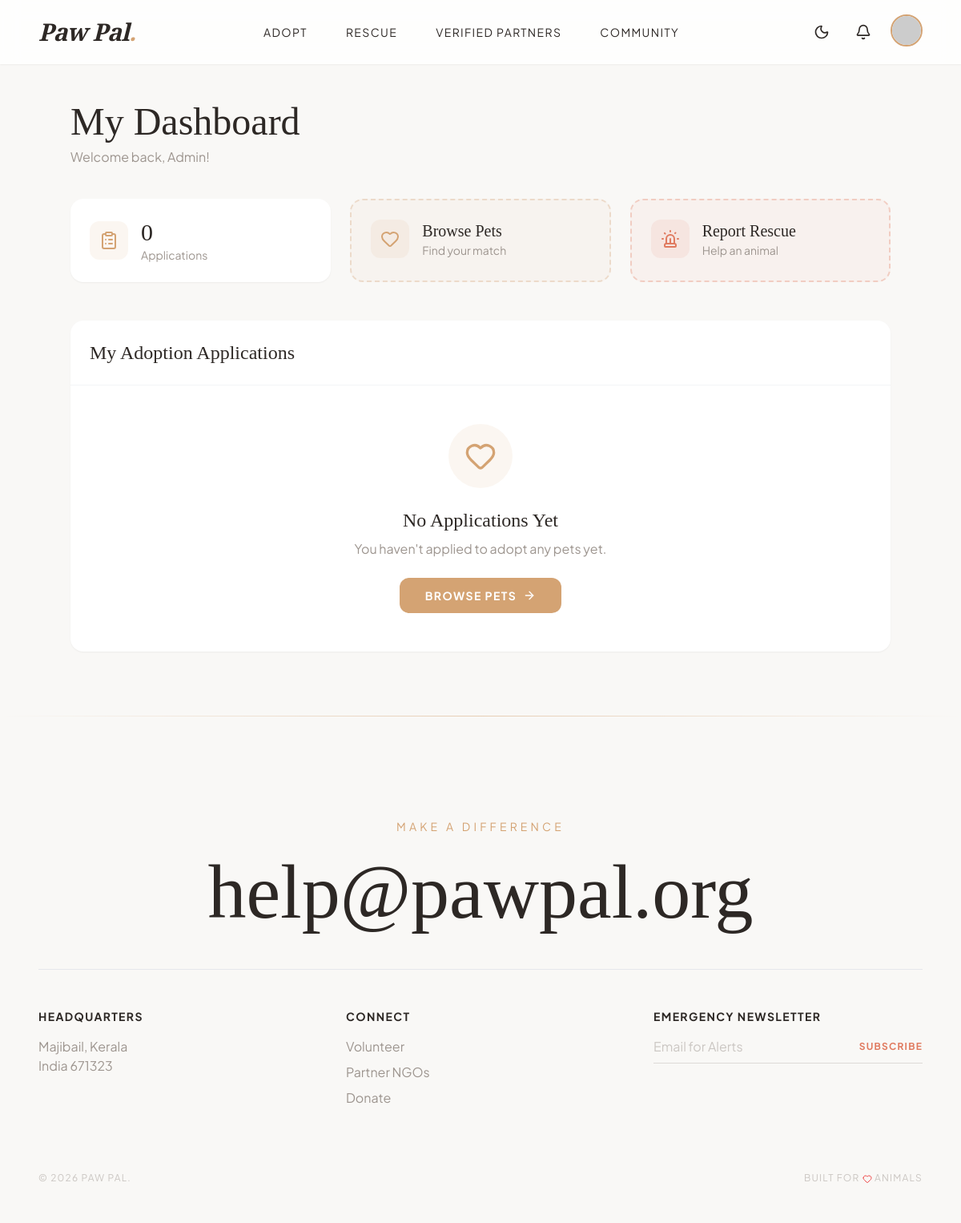
The app's page /public/index.php (signed in), older data.
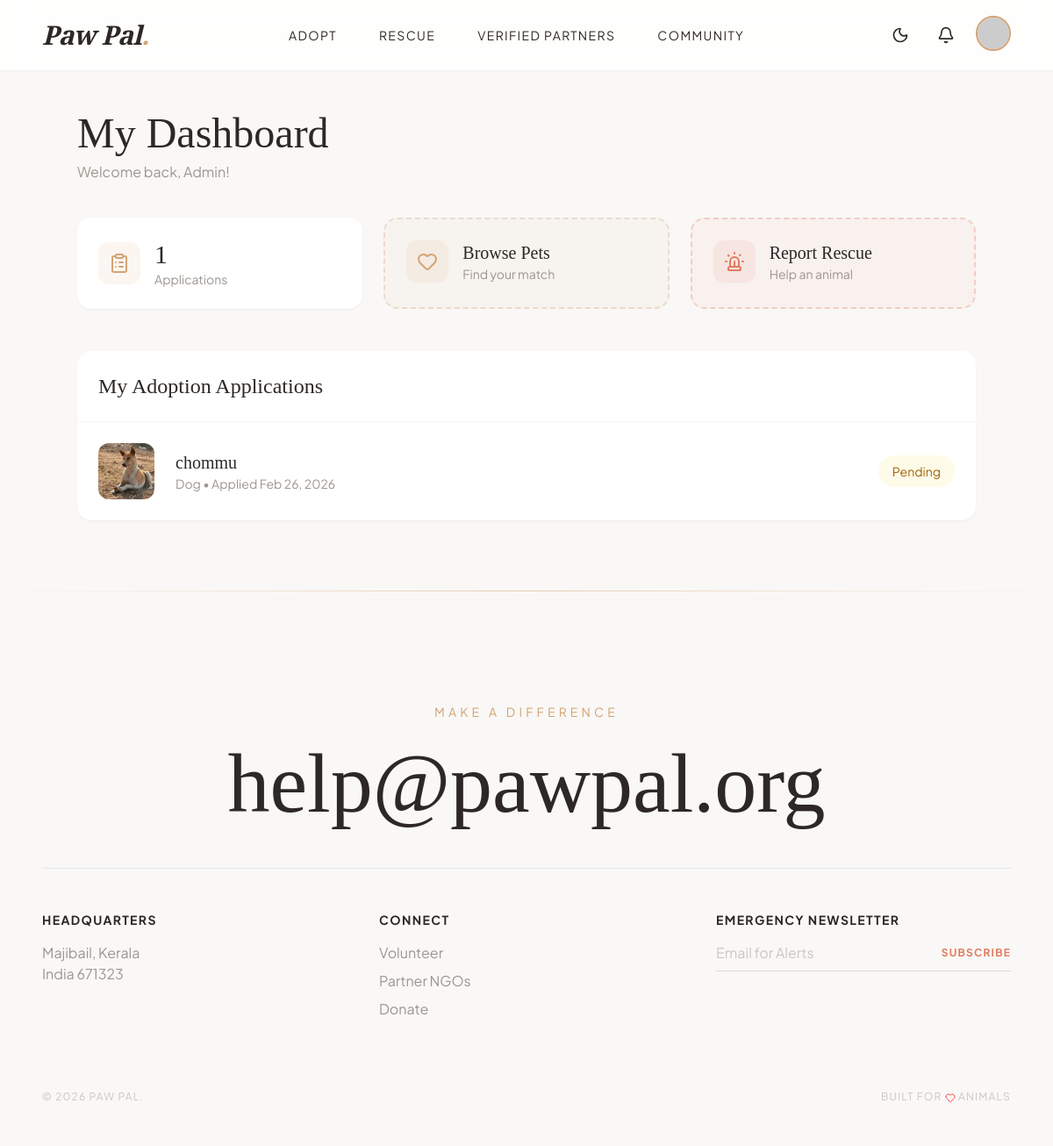
The same page, newer data.
### tables this page shows
CREATE TABLE `adoption_applications` (
  `id` int(11) NOT NULL,
  `user_id` int(11) DEFAULT NULL,
  `pet_id` int(11) DEFAULT NULL,
  `message` text DEFAULT NULL,
  `status` enum('Pending','Approved','Rejected') DEFAULT 'Pending',
  `admin_notes` text DEFAULT NULL,
  `application_date` timestamp NOT NULL DEFAULT current_timestamp()
);

CREATE TABLE `pets` (
  `id` int(11) NOT NULL,
  `name` varchar(50) NOT NULL,
  `type` enum('dog','cat','bird','other') NOT NULL,
  `breed` varchar(50) DEFAULT NULL,
  `age` varchar(20) DEFAULT NULL,
  `gender` enum('Male','Female') NOT NULL,
  `description` text DEFAULT NULL,
  `image` varchar(255) DEFAULT 'default_pet.jpg',
  `status` enum('Available','Adopted','Pending') DEFAULT 'Available',
  `added_by` int(11) DEFAULT NULL,
  `added_at` timestamp NOT NULL DEFAULT current_timestamp()
);

### public/index.php (the view, shortened to what this page needs)
<?php
include '../config.php';
$userId = $_SESSION['user_id'];
$applications = $conn->query("SELECT aa.*, p.name as pet_name, p.type, p.image
                               FROM adoption_applications aa
                               JOIN pets p ON aa.pet_id = p.id
                               WHERE aa.user_id = $userId
                               ORDER BY aa.application_date DESC");
$basePath = '../';
include '../includes/header.php';
?>
<section class="pt-32 pb-20 px-6">
    <div class="max-w-5xl mx-auto">
        <div class="mb-10">
            <h1 class="font-serif text-5xl mb-2">My Dashboard</h1>
            <p class="text-paw-gray">Welcome back, <?php echo htmlspecialchars($_SESSION['username']); ?>!</p>
        </div>
        <div class="grid grid-cols-1 md:grid-cols-3 gap-6 mb-12">
            <div class="bg-white rounded-2xl p-6 shadow-sm">
                <div class="flex items-center gap-4">
                    <div class="w-12 h-12 bg-paw-accent/10 rounded-xl flex items-center justify-center">
                        <i data-lucide="clipboard-list" class="w-6 h-6 text-paw-accent"></i>
                    </div>
                    <div>
                        <p class="font-serif text-3xl"><?php echo $applications->num_rows; ?></p>
                        <p class="text-paw-gray text-sm">Applications</p>
                    </div>
                </div>
            </div>
            <a href="../adopt.php"
                class="bg-paw-accent/5 rounded-2xl p-6 border-2 border-dashed border-paw-accent/30 hover:border-paw-accent transition-colors group">
                <div class="flex items-center gap-4">
                    <div
                        class="w-12 h-12 bg-paw-accent/10 rounded-xl flex items-center justify-center group-hover:bg-paw-accent group-hover:text-white transition-colors">
                        <i data-lucide="heart" class="w-6 h-6 text-paw-accent group-hover:text-white"></i>
                    </div>
                    <div>
                        <p class="font-serif text-xl">Browse Pets</p>
                        <p class="text-paw-gray text-sm">Find your match</p>
                    </div>
                </div>
            </a>
            <a href="../rescue.php"
                class="bg-paw-alert/5 rounded-2xl p-6 border-2 border-dashed border-paw-alert/30 hover:border-paw-alert transition-colors group">
                <div class="flex items-center gap-4">
                    <div
                        class="w-12 h-12 bg-paw-alert/10 rounded-xl flex items-center justify-center group-hover:bg-paw-alert group-hover:text-white transition-colors">
                        <i data-lucide="siren" class="w-6 h-6 text-paw-alert group-hover:text-white"></i>
                    </div>
                    <div>
                        <p class="font-serif text-xl">Report Rescue</p>
                        <p class="text-paw-gray text-sm">Help an animal</p>
                    </div>
                </div>
            </a>
        </div>
        <div class="bg-white rounded-2xl shadow-sm overflow-hidden">
            <div class="p-6 border-b border-gray-100">
                <h2 class="font-serif text-2xl">My Adoption Applications</h2>
            </div>
            <?php if ($applications->num_rows > 0): ?>
                <div class="divide-y divide-gray-50">
                    <?php while ($app = $applications->fetch_assoc()): ?>
                        <div class="p-6 flex items-center gap-6 hover:bg-gray-50 transition-colors">
                            <div class="w-16 h-16 rounded-xl overflow-hidden flex-shrink-0">
                                <img src="<?php echo file_exists('../uploads/pets/' . $app['image']) ? '../uploads/pets/' . $app['image'] : 'https://images.unsplash.com/photo-1587300003388-59208cc962cb?w=100'; ?>"
                                    alt="<?php echo htmlspecialchars($app['pet_name']); ?>" class="w-full h-full object-cover">
                            </div>
                            <div class="flex-1">
                                <h3 class="font-serif text-xl"><?php echo htmlspecialchars($app['pet_name']); ?></h3>
                                <p class="text-sm text-paw-gray capitalize"><?php echo $app['type']; ?> • Applied
                                    <?php echo date('M d, Y', strtotime($app['application_date'])); ?>
                                </p>
                            </div>
                            <span
                                class="px-4 py-2 text-sm rounded-full
                            <?php echo $app['status'] === 'Pending' ? 'bg-yellow-50 text-yellow-700' :
                                ($app['status'] === 'Approved' ? 'bg-green-50 text-green-700' : 'bg-red-50 text-red-700'); ?>">
                                <?php echo $app['status']; ?>
                            </span>
                        </div>
                    <?php endwhile; ?>
                </div>
            <?php else: ?>
                <div class="p-12 text-center">
                    <div class="w-20 h-20 bg-paw-accent/10 rounded-full flex items-center justify-center mx-auto mb-6">
                        <i data-lucide="heart" class="w-10 h-10 text-paw-accent"></i>
                    </div>
                    <h3 class="font-serif text-2xl mb-2">No Applications Yet</h3>
                    <p class="text-paw-gray mb-6">You haven't applied to adopt any pets yet.</p>
                    <a href="../adopt.php"
                        class="inline-flex items-center gap-2 px-8 py-3 bg-paw-accent text-white rounded-xl text-sm uppercase tracking-widest font-bold hover:bg-paw-dark transition-colors">
                        Browse Pets <i data-lucide="arrow-right" class="w-4 h-4"></i>
                    </a>
                </div>
            <?php endif; ?>
        </div>
    </div>
</section>
<?php include '../includes/footer.php'; ?>

### includes/header.php (shortened to what this page needs)
<?php
$currentUser = null;
if (isset($_SESSION['user_id'])) {
    $uid = $_SESSION['user_id'];
    if (isset($conn)) {
        $uStmt = $conn->prepare("SELECT * FROM users WHERE id = ?");
        $uStmt->bind_param("i", $uid);
        $uStmt->execute();
        $uResult = $uStmt->get_result();
        if ($uResult && $uResult->num_rows > 0) {
            $currentUser = $uResult->fetch_assoc();
        }
    }
}
$navClass = "fixed w-full z-50 transition-all duration-300 top-0";
if (isset($isTransparentHeader) && $isTransparentHeader) {
} else {
    $navClass .= " glass shadow-sm h-20";
}
?>
<!DOCTYPE html>
<html lang="en" class="scroll-smooth">
<head>
    <script src="https://cdn.tailwindcss.com"></script>
</head>
<body class="font-sans text-paw-dark antialiased selection:bg-paw-accent selection:text-white">
    <?php if (!isset($hideNavbar) || !$hideNavbar): ?>
        <nav class="<?php echo $navClass; ?>" id="navbar">
            <div class="max-w-7xl mx-auto px-6 lg:px-12">
                <div
                    class="<?php echo (isset($isTransparentHeader) && $isTransparentHeader) ? 'h-24' : 'h-20'; ?> flex justify-between items-center transition-all duration-300">
                    <a href="<?php echo $basePath; ?>index.php" class="magnetic-item relative z-10 group">
                        <span class="font-serif text-3xl italic font-bold tracking-tight">Paw Pal<span
                                class="text-paw-accent">.</span></span>
                    </a>
                    <div class="hidden md:flex items-center space-x-12">
                        <a href="<?php echo $basePath; ?>adopt.php"
                            class="magnetic-item text-sm uppercase tracking-widest hover:text-paw-accent transition-colors duration-300">Adopt</a>
                        <a href="<?php echo $basePath; ?>rescue.php"
                            class="magnetic-item text-sm uppercase tracking-widest hover:text-paw-alert transition-colors duration-300">Rescue</a>
                        <a href="<?php echo $basePath; ?>centers.php"
                            class="magnetic-item text-sm uppercase tracking-widest hover:text-paw-verified transition-colors duration-300">Verified
                            Partners</a>
                        <a href="<?php echo $basePath; ?>blogs.php"
                            class="magnetic-item text-sm uppercase tracking-widest hover:text-paw-accent transition-colors duration-300">Community</a>
                    </div>
                    <div class="hidden md:flex items-center gap-4">
                        <button onclick="toggleDarkMode()" class="p-2 rounded-xl hover:bg-gray-100 dark:hover:bg-gray-800 transition-colors cursor-pointer" title="Toggle dark mode">
                            <i data-lucide="moon" class="w-5 h-5 block dark:hidden text-paw-dark"></i>
                        </button>
                        <?php if (isset($_SESSION['user_id'])): ?>
                            <?php
                            $ncStmt = $conn->prepare("SELECT COUNT(*) as cnt FROM notifications WHERE user_id = ? AND is_read = 0");
                            if ($ncStmt) {
                                $ncStmt->bind_param("i", $_SESSION['user_id']);
                                $ncStmt->execute();
                                $ncRow = $ncStmt->get_result()->fetch_assoc();
                            }
                            ?>
                            <div class="relative" id="notifBellContainer">
                                <button onclick="toggleNotifDropdown()"
                                    class="relative p-2 rounded-xl hover:bg-gray-100 transition-colors cursor-pointer">
                                    <i data-lucide="bell" class="w-5 h-5 text-paw-dark"></i>
                                </button>
                            </div>
                            <div class="relative" id="profileDropdownContainer">
                                <button onclick="toggleProfileDropdown()"
                                    class="relative w-10 h-10 rounded-full overflow-hidden border-2 border-paw-accent hover:border-paw-dark transition-colors focus:outline-none focus:ring-2 focus:ring-paw-accent focus:ring-offset-2 cursor-pointer">
                                    <img src="<?php
                                    $username = $currentUser['username'] ?? 'User';
                                    $imgSrc = 'https://api.dicebear.com/9.x/toon-head/svg?seed=' . urlencode($username);
                                    if (!empty($currentUser['profile_image'])) {
                                        if (strpos($currentUser['profile_image'], 'http') === 0) {
                                            $imgSrc = $currentUser['profile_image'];
                                        } else {
                                            $paramsPath = $basePath . 'uploads/users/';
                                            if (file_exists(__DIR__ . '/../uploads/users/' . $currentUser['profile_image'])) {
                                                $imgSrc = $paramsPath . rawurlencode($currentUser['profile_image']);
                                            }
                                        }
                                    }
                                    echo $imgSrc;
                                    ?>" class="w-full h-full object-cover" alt="Profile">
                                </button>
                            </div>
                        <?php endif; ?>
                    </div>
                </div>
            </div>
        </nav>
    <?php endif; ?>

### includes/footer.php (shortened to what this page needs)
<?php if (!isset($hideFooter) || !$hideFooter): ?>
    <footer class="relative pt-32 pb-12 bg-paw-bg overflow-hidden" id="contact">
        <div class="absolute top-0 left-0 w-full h-px bg-gradient-to-r from-transparent via-paw-accent/50 to-transparent">
        </div>
        <div class="max-w-7xl mx-auto px-6 lg:px-12 text-center relative z-10">
            <p class="text-sm uppercase tracking-[0.3em] text-paw-accent mb-6">Make a Difference</p>
            <h2
                class="font-serif text-6xl md:text-8xl text-paw-dark mb-12 hover:italic transition-all duration-300 cursor-pointer magnetic-item">
                help@pawpal.org
            </h2>
            <div class="grid grid-cols-1 md:grid-cols-3 gap-12 text-left mb-20 border-t border-gray-200 pt-12">
                <div>
                    <h4 class="font-bold text-sm uppercase tracking-widest mb-4">Headquarters</h4>
                    <p class="text-paw-gray">Majibail, Kerala<br>India 671323</p>
                </div>
                <div>
                    <h4 class="font-bold text-sm uppercase tracking-widest mb-4">Connect</h4>
                    <div class="flex flex-col gap-2">
                        <a href="<?php echo $basePath; ?>register.php"
                            class="text-paw-gray hover:text-paw-accent transition-colors w-fit">Volunteer</a>
                        <a href="#" class="text-paw-gray hover:text-paw-accent transition-colors w-fit">Partner NGOs</a>
                        <a href="#" class="text-paw-gray hover:text-paw-accent transition-colors w-fit">Donate</a>
                    </div>
                </div>
                <div>
                    <h4 class="font-bold text-sm uppercase tracking-widest mb-4">Emergency Newsletter</h4>
                    <form class="flex border-b border-paw-gray/30 pb-2">
                        <input type="email" placeholder="Email for Alerts"
                            class="bg-transparent w-full outline-none placeholder-paw-gray/50">
                        <button type="submit"
                            class="text-xs uppercase font-bold tracking-widest hover:text-paw-alert text-paw-alert">Subscribe</button>
                    </form>
                </div>
            </div>
            <div class="flex justify-between items-center text-xs uppercase tracking-widest text-paw-gray/50">
                <p>&copy;
                    <?php echo date('Y'); ?> Paw Pal.
                </p>
                <p>Built for <i data-lucide="heart" class="inline w-3 h-3 text-red-500"></i> Animals</p>
            </div>
        </div>
    </footer>
<?php endif; ?>
</body>
</html>

### includes/header.php (style rules this page uses)
body { background-color: #F9F8F6; overflow-x: hidden; }
.glass { background: rgba(255, 255, 255, 0.8); backdrop-filter: blur(12px); -webkit-backdrop-filter: blur(12px); border-bottom: 1px solid rgba(255, 255, 255, 0.5); }

Row changes from the older to the newer data that the page shows:
added adoption_applications: pet.image (picture), pet.name "chommu", pet.type "Dog", application_date "Feb 26, 2026", status "Pending"
Text that changed along with them:
$applications->num_rows: "0" → "1"
text no longer shown: "No Applications Yet You haven't applied to adopt any pets yet. BROWSE PETS"
